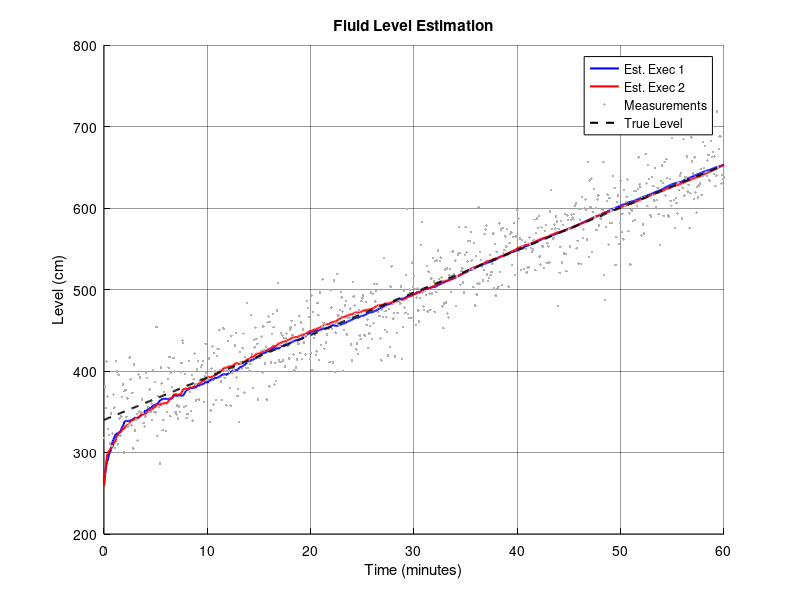
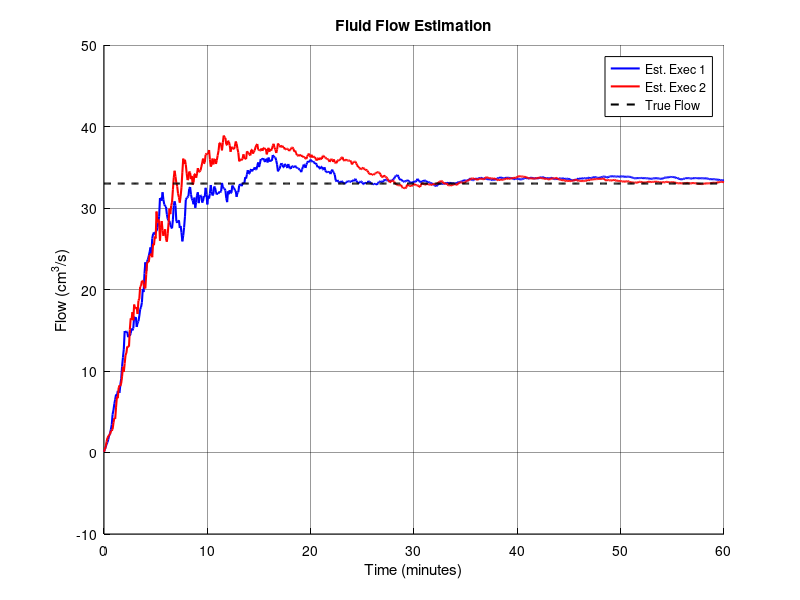
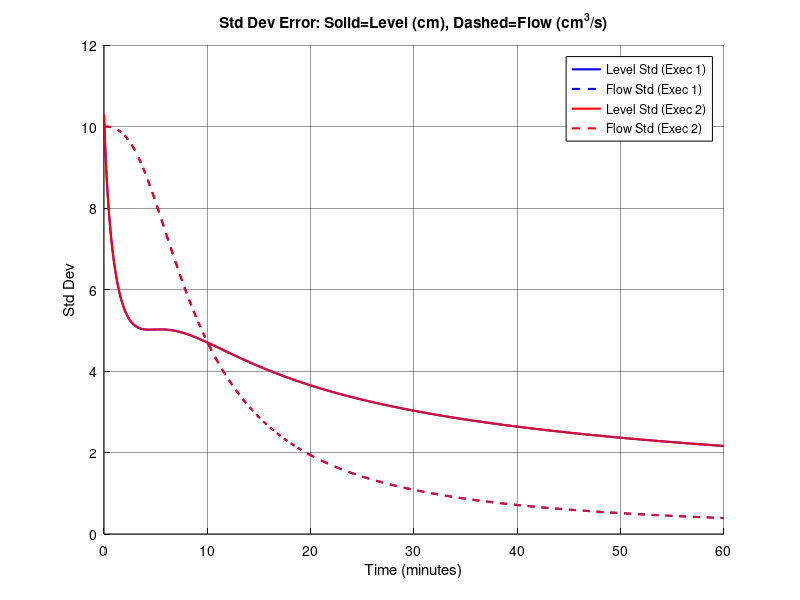

Write MATLAB code to recreate these figures, in order.
% =========================================================================
% Script: kalman_flow.m
% Subject: Signal Processing for Communications
% Assignment: Lab 3 - Linear Estimation and Kalman Filtering
% Task: 5 (Simultaneous Estimation of Level and Flow)
% =========================================================================

clear; clc; close all;

%% 1. SYSTEM PARAMETERS AND CONFIGURATION

% --- Physical Constants ---
rho_kgm3 = 874;                 % Density of Benzene [kg/m^3] [cite: 75]
rho_gcm3 = rho_kgm3 / 1000;     % Density [g/cm^3]
ch = 0.98 * rho_gcm3;           % Hydrostatic constant [mbar/cm] [cite: 26]

T = 5;                          % Sampling period [s] [cite: 128]
diameter = 22;                  % Tank diameter [cm] [cite: 128]
radius = diameter / 2;
Area = pi * radius^2;           % Tank cross-section area [cm^2]

% --- Simulation Duration ---
% 60 minutes * 60 seconds / 5 seconds per sample = 720 samples
duration_min = 60;
N = (duration_min * 60) / T;    % Total time steps [cite: 132]
num_execs = 2;                  % Number of executions to plot

% --- True System Values ---
l_true_init = 340;              % Initial True Level [cm] [cite: 130]
q_true_val  = 33;               % True Flow [cm^3/s] (Constant) 

% --- Kalman Filter Initialization Parameters ---
% Level Guess
mu_l = 250;                     % Initial guess for level [cm] [cite: 130]
sigma_l = 11;                   % Uncertainty for level [cm] [cite: 130]

% Flow Guess
mu_q = 0;                       % Initial guess for flow [cm^3/s] 
sigma_q = 10;                   % Uncertainty for flow [cm^3/s] 

% Measurement Noise
sigma_v = 25;                   % Sensor noise std dev [mbar] 
R = sigma_v^2;                  % Measurement noise covariance (Scalar)

% --- State Space Matrices (2x2) ---
% State vector s_n = [level; flow]
% s_n = A * s_{n-1} + u_n (u_n=0 for this task)
A = [1,  T/Area;
     0,       1];               % derived from [cite: 115-119]

% Measurement: x_n = H * s_n + w_n
H = [ch, 0];                    % We only measure pressure (level) [cite: 121]

% Process Noise Covariance Q
% For Task 5, we assume constant flow, so the model is perfect (Q=0)
Q = zeros(2, 2); 

% Initial Error Covariance Matrix P (or Sigma)
% We assume initial errors in level and flow are uncorrelated
Sigma_init = [sigma_l^2, 0;
              0,         sigma_q^2];

%% 2. SIMULATION LOOP

% Prepare Figures with Professional Style
% Fig 1: Level Estimation
figure(1); set(gcf, 'Color', 'w'); set(gca, 'Color', 'w'); hold on; grid on;
set(gca, 'GridColor', 'k', 'GridAlpha', 0.4); set(gca, 'XColor', 'k', 'YColor', 'k');
title('Fluid Level Estimation', 'Color', 'k', 'FontWeight', 'bold');
xlabel('Time (minutes)', 'Color', 'k'); ylabel('Level (cm)', 'Color', 'k');

% Fig 2: Flow Estimation
figure(2); set(gcf, 'Color', 'w'); set(gca, 'Color', 'w'); hold on; grid on;
set(gca, 'GridColor', 'k', 'GridAlpha', 0.4); set(gca, 'XColor', 'k', 'YColor', 'k');
title('Fluid Flow Estimation', 'Color', 'k', 'FontWeight', 'bold');
xlabel('Time (minutes)', 'Color', 'k'); ylabel('Flow (cm^3/s)', 'Color', 'k');

% Fig 3: Error Std Deviation
figure(3); set(gcf, 'Color', 'w'); set(gca, 'Color', 'w'); hold on; grid on;
set(gca, 'GridColor', 'k', 'GridAlpha', 0.4); set(gca, 'XColor', 'k', 'YColor', 'k');
title('Std Dev of Estimation Error (\surd\Sigma_{n|n})', 'Color', 'k', 'FontWeight', 'bold');
xlabel('Time (minutes)', 'Color', 'k'); ylabel('Std Dev', 'Color', 'k');

colors = ['b', 'r']; % Colors for executions

for k = 1:num_execs
    
    % --- Pre-allocation ---
    s_hat_hist = zeros(2, N+1); % Rows: 1=Level, 2=Flow
    Sigma_hist_l = zeros(1, N+1); % Variance of Level
    Sigma_hist_q = zeros(1, N+1); % Variance of Flow
    x_hist = zeros(1, N+1);
    s_true_hist = zeros(2, N+1);
    
    % --- Initialization ---
    s_hat = [mu_l; mu_q];       % Initial Estimate [250; 0]
    Sigma = Sigma_init;         % Initial Covariance
    
    % True state initialization (Level starts at 340, Flow constant at 33)
    s_true = [l_true_init; q_true_val]; 
    
    % --- Time Loop ---
    for i = 1:(N+1)
        % Time in minutes for plotting
        t_min = (i-1) * T / 60;
        
        % 1. Simulate Reality
        % Update true physics (Linear evolution)
        % Note: Ideally s_true evolves using A, but since q is constant
        % and A assumes constant q, this works perfectly.
        if i > 1
             s_true = A * s_true; 
        end
        
        % Generate Measurement (Pressure from Level + Noise)
        x_n = H * s_true + sigma_v * randn;
        
        % 2. Kalman Filter Step
        
        % Prediction
        s_pred = A * s_hat;
        Sigma_pred = A * Sigma * A' + Q;
        
        % Correction
        % Innovation covariance (scalar for single sensor)
        S = H * Sigma_pred * H' + R; 
        K = Sigma_pred * H' / S;     % Kalman Gain (2x1 vector)
        
        s_hat = s_pred + K * (x_n - H * s_pred);
        Sigma = (eye(2) - K * H) * Sigma_pred;
        
        % 3. Storage
        s_hat_hist(:, i) = s_hat;
        s_true_hist(:, i) = s_true;
        x_hist(i) = x_n;
        
        % Extract diagonals of Sigma (Variances)
        Sigma_hist_l(i) = Sigma(1,1);
        Sigma_hist_q(i) = Sigma(2,2);
    end
    
    % --- Plotting Execution k ---
    time_vec = (0:N) * T / 60; % Time in minutes
    
    % Fig 1: Level
    figure(1);
    plot(time_vec, s_hat_hist(1,:), 'Color', colors(k), 'LineWidth', 1.5, ...
        'DisplayName', sprintf('Est. Exec %d', k));
    
    % Fig 2: Flow
    figure(2);
    plot(time_vec, s_hat_hist(2,:), 'Color', colors(k), 'LineWidth', 1.5, ...
        'DisplayName', sprintf('Est. Exec %d', k));
    
    % Fig 3: Error Std Dev (Level and Flow)
    figure(3);
    % Plot Level Error Std
    plot(time_vec, sqrt(Sigma_hist_l), [colors(k) '-'], 'LineWidth', 1.5, ...
        'DisplayName', sprintf('Level Std (Exec %d)', k));
    % Plot Flow Error Std
    plot(time_vec, sqrt(Sigma_hist_q), [colors(k) '--'], 'LineWidth', 1.5, ...
        'DisplayName', sprintf('Flow Std (Exec %d)', k));
end

%% 3. FINALIZING PLOTS

time_vec = (0:N) * T / 60;

% --- Figure 1: Level ---
figure(1);
% Plot Measurements (convert mbar to cm for visualization)
plot(time_vec, x_hist/ch, '.', 'Color', [0.7 0.7 0.7], 'DisplayName', 'Measurements');
% Plot True Level
plot(time_vec, s_true_hist(1,:), 'k--', 'LineWidth', 1.5, 'DisplayName', 'True Level');
legend('Location', 'best', 'TextColor', 'k', 'Color', 'w', 'EdgeColor', 'k');

% --- Figure 2: Flow ---
figure(2);
% Plot True Flow
plot(time_vec, s_true_hist(2,:), 'k--', 'LineWidth', 1.5, 'DisplayName', 'True Flow');
legend('Location', 'best', 'TextColor', 'k', 'Color', 'w', 'EdgeColor', 'k');
ylim([-10 50]); % Focus on the transition from 0 to 33

% --- Figure 3: Std Dev ---
figure(3);
legend('Location', 'best', 'TextColor', 'k', 'Color', 'w', 'EdgeColor', 'k');
title('Std Dev Error: Solid=Level (cm), Dashed=Flow (cm^3/s)', 'Color', 'k');